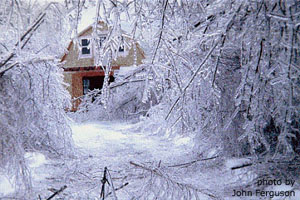
#> input picture assets/img/posts/history-of-ai/ai-winter.jpg, 300 x 200 px
$ python -i generate_ai_post.py   (imports and definitions only)
#> lines starting #> are read from the running program, lines starting #| are printed output that depends on the picture
#!/usr/bin/env python3
"""
generate_ai_post.py
--------------------
Agente autônomo focado na geração de artigos de alto impacto para o blog
Jekyll/Chirpy (Data Architecture & AI Insights).

Recursos e Resiliência:
  - Carregamento automático de variáveis de ambiente (.env e os.environ)
  - Resiliência Multicamadas: Gemini API -> OpenRouter (Auto & Modelos Grátis) -> Ollama Local
  - Preservação do Front Matter image.path para renderização de thumbnail na Home do Chirpy
  - Artigos densos, profundos e pragmáticos (~1.800 a 2.300 palavras)
  - Suporte completo a MathJax (math: true) e Mermaid (mermaid: true)
  - Tabela comparativa enxuta (3 colunas) sem truncamento lateral
  - Processamento Pillow (PIL) para recorte proporcional em 16:9 (1280x720)

Autor: Marcos Vasconcellos de Andrade
Blog: Data Architecture & AI Insights
"""

import argparse
import datetime
import json
import logging
import os
import re
import sys
import time
import random
import unicodedata
import urllib.parse
import urllib.request
import urllib.error
from zoneinfo import ZoneInfo

# Carregamento automático do arquivo .env
# [6 lines not run here, left out]

try:
    from PIL import Image
except ImportError:
    Image = None

import feedparser
from google import genai
from google.genai import types

# ---------------------------------------------------------------------------
# Logging
# ---------------------------------------------------------------------------
# [5 lines not run here, left out]
log = logging.getLogger("generate_ai_post")

# ---------------------------------------------------------------------------
# Configuração do Blog e Autoria
# ---------------------------------------------------------------------------
AUTHOR_NAME = "Marcos Vasconcellos de Andrade"
BLOG_NAME = "Data Architecture & AI Insights"
BLOG_URL = "https://marcos-data-engineer.github.io/blog/"
OUTPUT_DIR = "_posts"
TIMEZONE = ZoneInfo("America/Sao_Paulo")

DEFAULT_MODEL = "gemini-2.5-flash"

OPENROUTER_FALLBACK_MODELS = [
    "openrouter/auto",
    "google/gemini-2.0-flash-exp:free",
    "deepseek/deepseek-r1:free",
    "meta-llama/llama-3.3-70b-instruct:free",
    "qwen/qwen-2.5-coder-32b-instruct:free",
]

OLLAMA_HOST = os.environ.get("OLLAMA_HOST", "http://localhost:11434")
OLLAMA_MODEL_QUEUE = [
    "qwen2.5:7b",
    "llama3.1:8b",
    "gemma2:9b",
]

TOPIC_KEYWORDS = ["agi", "llm", "jepa", "world model", "rag", "n8n", "lgpd"]

RSS_URLS = [
    "https://openai.com/news/rss.xml",
    "https://deepmind.google/blog/rss.xml",
    "https://bair.berkeley.edu/blog/feed.xml",
    "https://rss.arxiv.org/rss/cs.AI",
    "https://techcrunch.com/category/artificial-intelligence/feed/",
]

FEEDPARSER_USER_AGENT = "Mozilla/5.0 (compatible; DataArchitectureAIInsightsBot/1.0)"

FALLBACK_IMAGES = [
    "https://images.unsplash.com/photo-1558494949-ef010cbdcc31?w=1024&h=1024&fit=crop",
    "https://images.unsplash.com/photo-1518770660439-4636190af475?w=1024&h=1024&fit=crop",
    "https://images.unsplash.com/photo-1451187580459-43490279c0fa?w=1024&h=1024&fit=crop",
]


# [9 lines left out: function generate_slug, not called in this run]


def clean_html(raw_html: str) -> str:
    return re.sub(r"<[^>]+>", " ", raw_html).strip()


def process_image_aspect_ratio(
    file_path: str, target_w: int = 1280, target_h: int = 720
):
#> called with target_w = 1280, target_h = 720
    if not Image:
        log.warning("⚠️ Pillow (PIL) não instalado. Recorte 16:9 ignorado.")
        return
    try:
        with Image.open(file_path) as img:
#> img is the input picture: PIL image 300x200 RGB; mean R, G, B 149.3, 151.7, 175.4
            if img.mode in ("RGBA", "P"):
                img = img.convert("RGB")
            orig_w, orig_h = img.size
#> orig_w = 300; orig_h = 200
            target_ratio = target_w / target_h
            orig_ratio = orig_w / orig_h
#> orig_ratio = 1.5

            if orig_ratio > target_ratio:
                crop_w = int(orig_h * target_ratio)
                left = (orig_w - crop_w) // 2
                cropped = img.crop((left, 0, left + crop_w, orig_h))
            else:
                crop_h = int(orig_w / target_ratio)
#> crop_h = 168
                top = (orig_h - crop_h) // 2
#> top = 16
                cropped = img.crop((0, top, orig_w, top + crop_h))
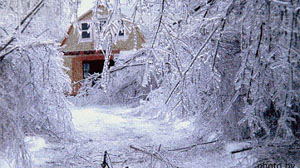
#> cropped: PIL image 300x168 RGB; mean R, G, B 147.9, 150.1, 173.9

            resized = cropped.resize((target_w, target_h), Image.Resampling.LANCZOS)
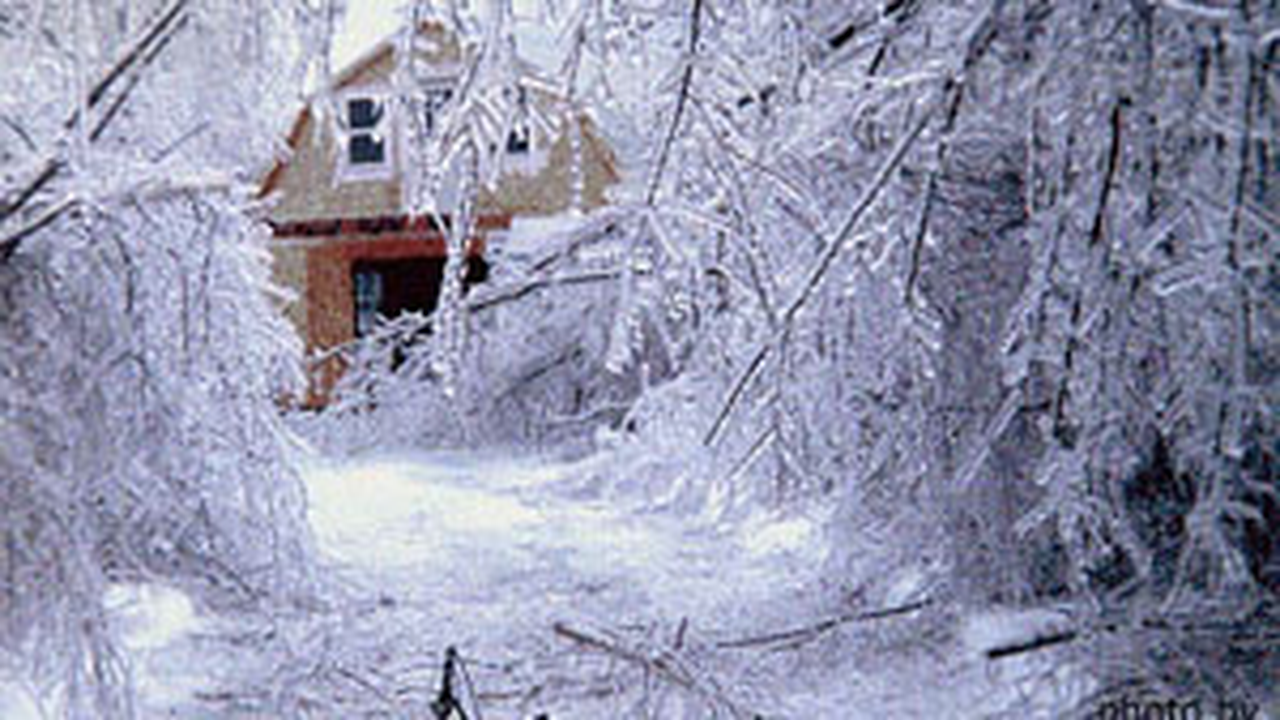
#> resized: PIL image 1280x720 RGB; mean R, G, B 147.9, 150.1, 173.9
            resized.save(file_path, "JPEG", quality=92)
            log.info("✂️ Imagem ajustada em 16:9 (1280x720): %s", file_path)
    except Exception as e:
        log.warning("⚠️ Falha ao processar imagem %s: %s", file_path, e)


# [380 lines left out: functions ensure_image_download, ensure_post_images, collect_news, call_openrouter, call_ollama, call_llm_with_rotation and 4 more, not called in this run]


# [2 lines not run here, left out]

>>> result = process_image_aspect_ratio('../../assets/img/posts/history-of-ai/ai-winter.jpg')
